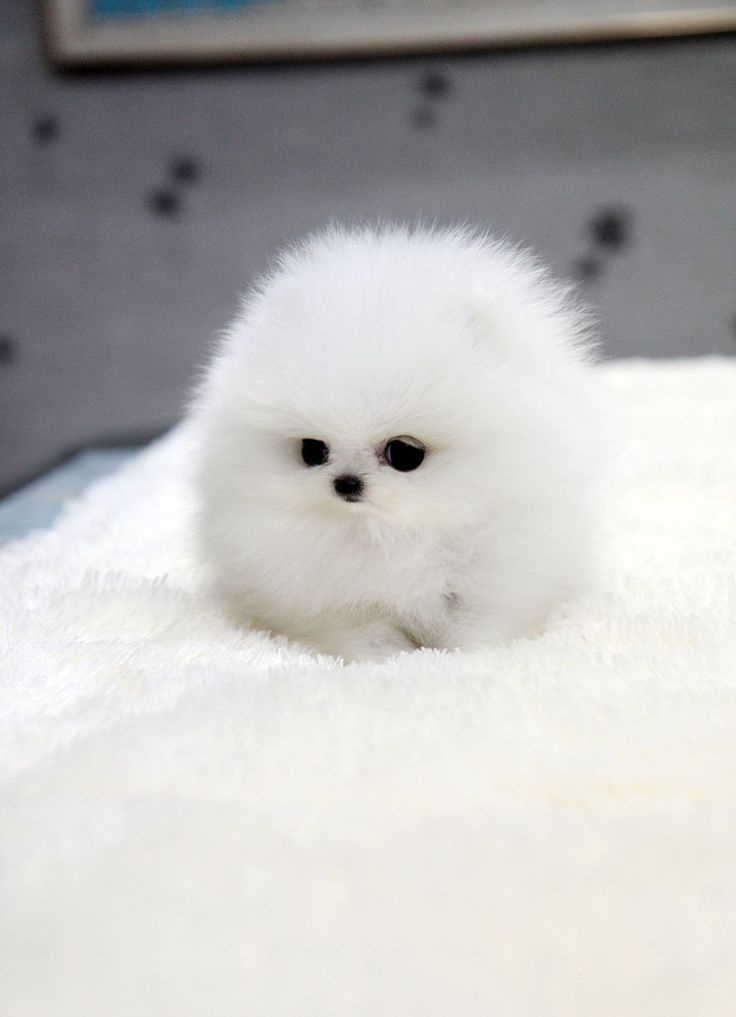
#> input picture Conversion/gambar1.jpg, 736 x 1017 px
$ python RGBtoGrayscale.py
#> lines starting #> are read from the running program, lines starting #| are printed output that depends on the picture; after the words box and inside, x2 and y2 are one past the last pixel; in counts of white or black regions, pixels touching at a corner belong together
"""
@author : Ida Bagus Dwi Satria Kusuma - @dskusuma
Notes   :
There are two kind of solutions. The first is solution using the Open-CV's
library. The second is without the library.
"""

import numpy as np
import cv2

# Read color image
img = cv2.imread('gambar1.jpg')
#> img is the input picture: shape (1017, 736, 3); mean B, G, R 187, 188.1, 189.3

# Get the image's height, width, and channels
height, width, channel = img.shape
#> height = 1017; width = 736; channel = 3

# Create blank grayscale image
img_grayscale = np.zeros((height,width,1))

# ======================================================
# IMPLEMENTATION USING OPENCV LIBRARY
# ======================================================
# img_grayscale = cv2.cvtColor(img, cv2.COLOR_BGR2GRAY)

# ======================================================
# IMPLEMENTATION WITHOUT OPENCV LIBRARY
# ======================================================

# CALCULATE
for i in np.arange(height):
    for j in np.arange(width):
        r = img.item(i,j,0)
        g = img.item(i,j,1)
        b = img.item(i,j,2)

        # RGB to Grayscale
        y = 0.299*r + 0.587*g + 0.144*b

        img_grayscale.itemset((i,j,0),int(y))

# Write image
cv2.imwrite('image_grayscale.jpg',img_grayscale)
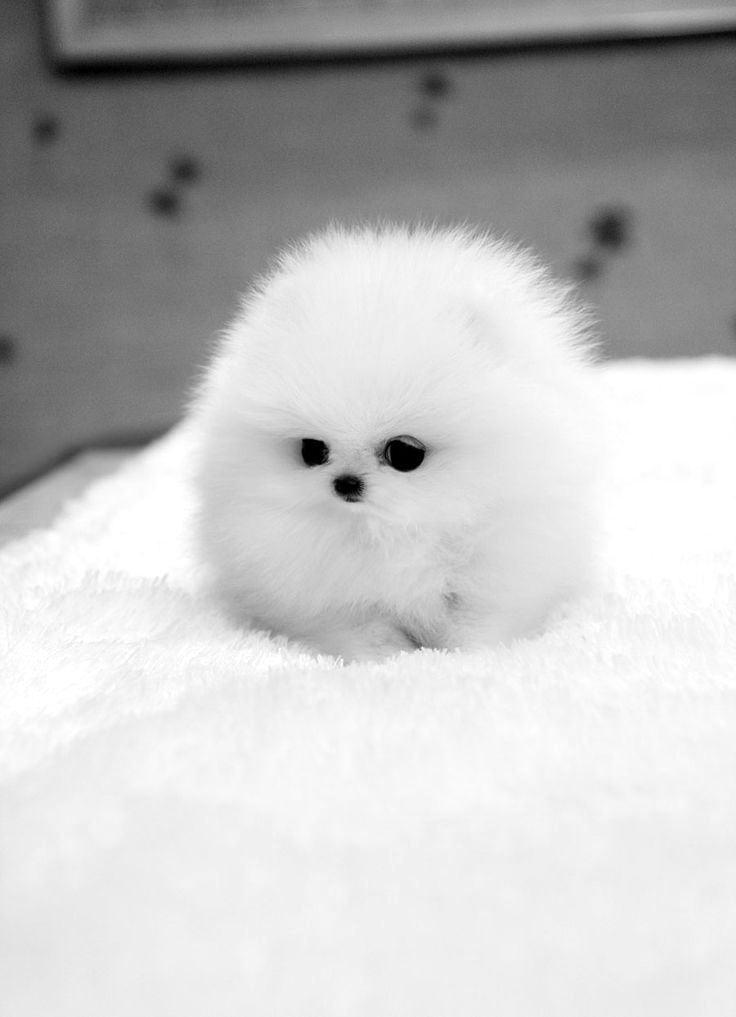
#> saved as image_grayscale.jpg: shape (1017, 736, 1); min 0, max 255, mean 193
# View image
cv2.imshow('image',img_grayscale)
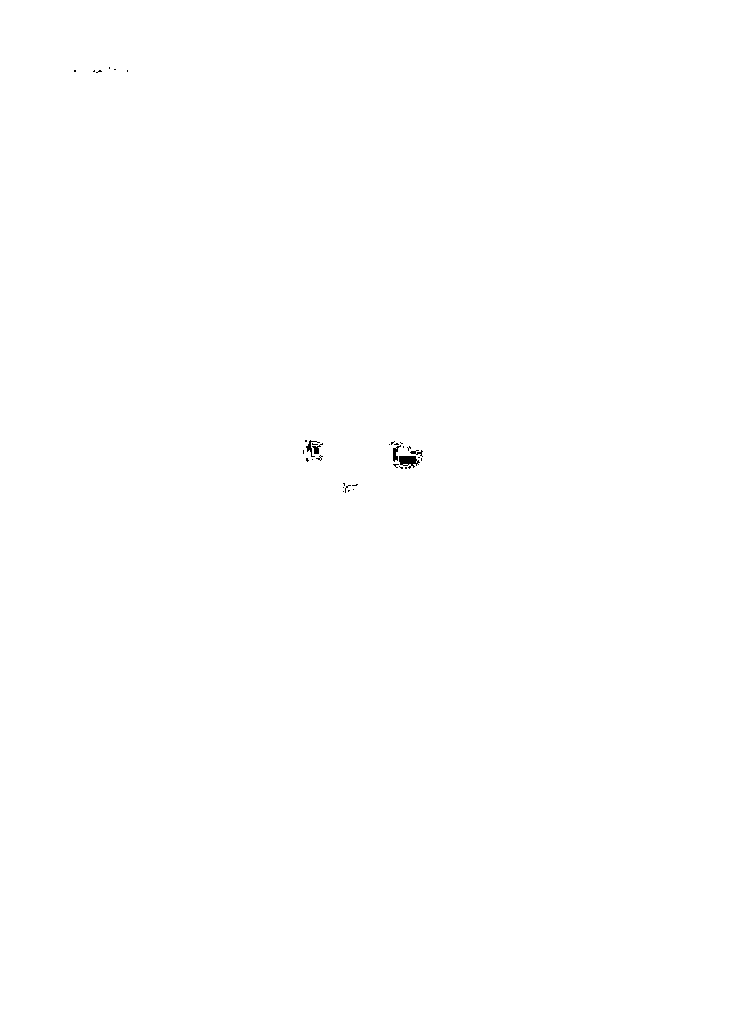
#> window 'image': shape (1017, 736, 1); 99.9% white; 35 black regions (30 under 20 px), largest, box (x1, y1, x2, y2) and area: (399, 456, 420, 469) 170, (393, 445, 401, 462) 63, (306, 440, 320, 457) 57, (312, 443, 323, 454) 48, (410, 450, 423, 457) 38
cv2.waitKey(0)
cv2.destroyAllWindows()
